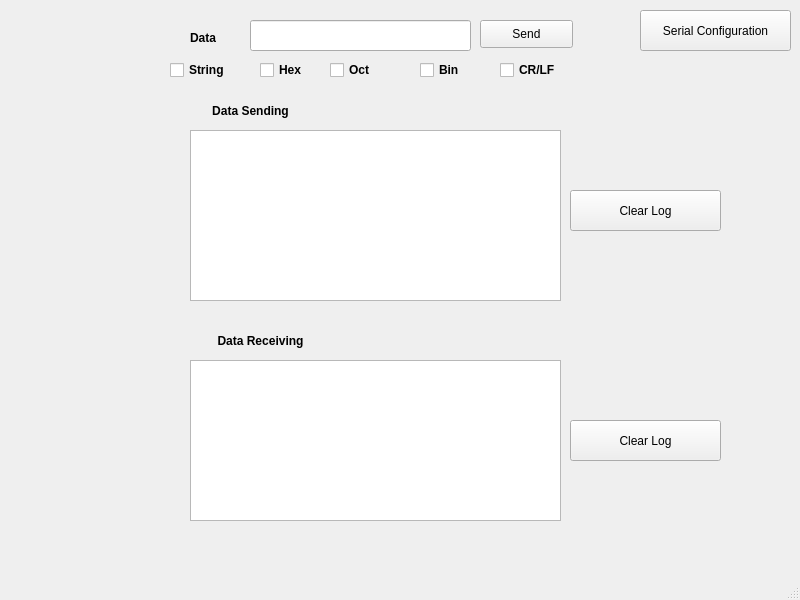
<?xml version="1.0" encoding="UTF-8"?>
<ui version="4.0">
 <class>MainWindow</class>
 <widget class="QMainWindow" name="MainWindow">
  <property name="geometry">
   <rect>
    <x>0</x>
    <y>0</y>
    <width>800</width>
    <height>600</height>
   </rect>
  </property>
  <property name="windowTitle">
   <string>MainWindow</string>
  </property>
  <widget class="QWidget" name="centralwidget">
   <widget class="QTextEdit" name="textEdit">
    <property name="geometry">
     <rect>
      <x>190</x>
      <y>130</y>
      <width>371</width>
      <height>171</height>
     </rect>
    </property>
   </widget>
   <widget class="QTextEdit" name="textEdit_2">
    <property name="geometry">
     <rect>
      <x>190</x>
      <y>360</y>
      <width>371</width>
      <height>161</height>
     </rect>
    </property>
   </widget>
   <widget class="QLabel" name="label">
    <property name="geometry">
     <rect>
      <x>100</x>
      <y>90</y>
      <width>301</width>
      <height>41</height>
     </rect>
    </property>
    <property name="font">
     <font>
      <pointsize>9</pointsize>
      <weight>75</weight>
      <bold>true</bold>
     </font>
    </property>
    <property name="text">
     <string>Data Sending</string>
    </property>
    <property name="alignment">
     <set>Qt::AlignCenter</set>
    </property>
   </widget>
   <widget class="QLabel" name="label_2">
    <property name="geometry">
     <rect>
      <x>110</x>
      <y>320</y>
      <width>301</width>
      <height>41</height>
     </rect>
    </property>
    <property name="font">
     <font>
      <pointsize>9</pointsize>
      <weight>75</weight>
      <bold>true</bold>
     </font>
    </property>
    <property name="text">
     <string>Data Receiving</string>
    </property>
    <property name="alignment">
     <set>Qt::AlignCenter</set>
    </property>
   </widget>
   <widget class="QCheckBox" name="checkBox">
    <property name="geometry">
     <rect>
      <x>170</x>
      <y>60</y>
      <width>81</width>
      <height>20</height>
     </rect>
    </property>
    <property name="font">
     <font>
      <weight>75</weight>
      <bold>true</bold>
     </font>
    </property>
    <property name="text">
     <string>String</string>
    </property>
   </widget>
   <widget class="QCheckBox" name="checkBox_2">
    <property name="geometry">
     <rect>
      <x>260</x>
      <y>60</y>
      <width>81</width>
      <height>20</height>
     </rect>
    </property>
    <property name="font">
     <font>
      <weight>75</weight>
      <bold>true</bold>
     </font>
    </property>
    <property name="text">
     <string>Hex</string>
    </property>
   </widget>
   <widget class="QCheckBox" name="checkBox_4">
    <property name="geometry">
     <rect>
      <x>330</x>
      <y>60</y>
      <width>81</width>
      <height>20</height>
     </rect>
    </property>
    <property name="font">
     <font>
      <weight>75</weight>
      <bold>true</bold>
     </font>
    </property>
    <property name="text">
     <string>Oct</string>
    </property>
   </widget>
   <widget class="QCheckBox" name="checkBox_5">
    <property name="geometry">
     <rect>
      <x>420</x>
      <y>60</y>
      <width>81</width>
      <height>20</height>
     </rect>
    </property>
    <property name="font">
     <font>
      <weight>75</weight>
      <bold>true</bold>
     </font>
    </property>
    <property name="text">
     <string>Bin</string>
    </property>
   </widget>
   <widget class="QCheckBox" name="checkBox_6">
    <property name="geometry">
     <rect>
      <x>500</x>
      <y>60</y>
      <width>81</width>
      <height>20</height>
     </rect>
    </property>
    <property name="font">
     <font>
      <weight>75</weight>
      <bold>true</bold>
     </font>
    </property>
    <property name="text">
     <string>CR/LF</string>
    </property>
   </widget>
   <widget class="QLineEdit" name="lineEdit">
    <property name="geometry">
     <rect>
      <x>250</x>
      <y>20</y>
      <width>221</width>
      <height>31</height>
     </rect>
    </property>
   </widget>
   <widget class="QPushButton" name="pushButton">
    <property name="geometry">
     <rect>
      <x>480</x>
      <y>20</y>
      <width>93</width>
      <height>28</height>
     </rect>
    </property>
    <property name="text">
     <string>Send</string>
    </property>
   </widget>
   <widget class="QLabel" name="label_3">
    <property name="geometry">
     <rect>
      <x>190</x>
      <y>30</y>
      <width>55</width>
      <height>16</height>
     </rect>
    </property>
    <property name="font">
     <font>
      <pointsize>9</pointsize>
      <weight>75</weight>
      <bold>true</bold>
     </font>
    </property>
    <property name="text">
     <string>Data</string>
    </property>
   </widget>
   <widget class="QToolButton" name="toolButton">
    <property name="geometry">
     <rect>
      <x>640</x>
      <y>10</y>
      <width>151</width>
      <height>41</height>
     </rect>
    </property>
    <property name="text">
     <string>Serial Configuration</string>
    </property>
   </widget>
   <widget class="QToolButton" name="toolButton_2">
    <property name="geometry">
     <rect>
      <x>570</x>
      <y>190</y>
      <width>151</width>
      <height>41</height>
     </rect>
    </property>
    <property name="text">
     <string>Clear Log</string>
    </property>
   </widget>
   <widget class="QToolButton" name="toolButton_3">
    <property name="geometry">
     <rect>
      <x>570</x>
      <y>420</y>
      <width>151</width>
      <height>41</height>
     </rect>
    </property>
    <property name="text">
     <string>Clear Log</string>
    </property>
   </widget>
  </widget>
  <widget class="QMenuBar" name="menubar">
   <property name="geometry">
    <rect>
     <x>0</x>
     <y>0</y>
     <width>800</width>
     <height>26</height>
    </rect>
   </property>
  </widget>
  <widget class="QStatusBar" name="statusbar"/>
 </widget>
 <resources/>
 <connections/>
</ui>
